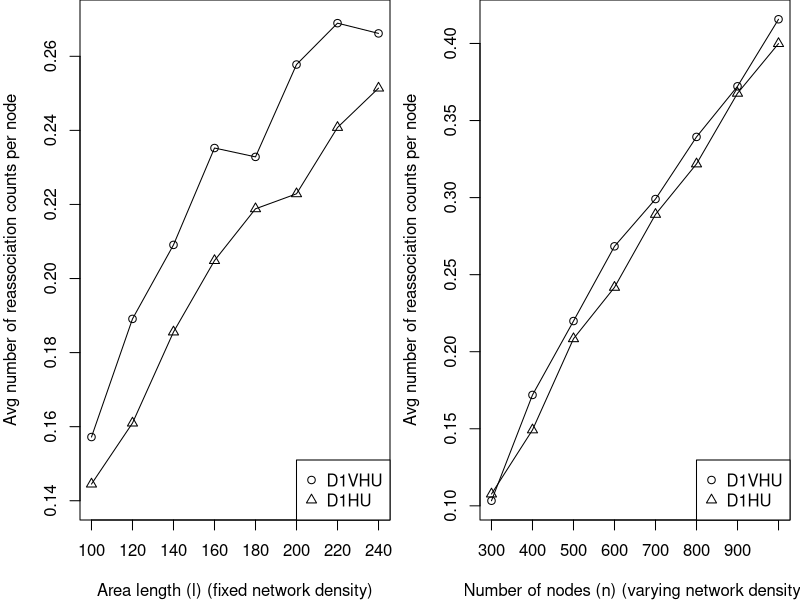

Write the R code that produced this figure.
pdf("ZBS-reassoc2.pdf", width=12, height=4, family="Times")
par(xpd=TRUE, mfrow=c(1,2), mar=c(4,4,0,0.5)) # margin: bottom left top right

########################################################
area_length <- c(100, 120, 140, 160, 180, 200, 220, 240)

avg   <-c(0.157200, 0.189097, 0.209082, 0.235234, 0.232840, 0.257775, 0.268946, 0.266181)
stddev<-c(0.407048, 0.456290, 0.471168, 0.517484, 0.505325, 0.532895, 0.546554, 0.543345)

plot(area_length, avg, type="o", pch=1, ylim=c(0.14,0.27),
	ylab="Avg number of reassociation counts per node",	xlab="Area length (l) (fixed network density)")

avg   <-c(0.144500, 0.160972, 0.185561, 0.204844, 0.218827, 0.222875, 0.240785, 0.251406)
stddev<-c(0.383692, 0.414232, 0.440669, 0.472849, 0.485993, 0.488264, 0.512849, 0.523350)

lines(area_length, avg, type="o", pch=2)

legend("bottomright", legend=c("D1VHU", "D1HU"), pch=c(1,2))

#####################################################
num_FFD <- c(300, 400, 500, 600, 700, 800, 900, 1000)

avg   <-c(0.103300, 0.171950, 0.219900, 0.268383, 0.299057, 0.339375, 0.372211, 0.415710)
stddev<-c(0.332810, 0.434377, 0.489637, 0.543557, 0.577897, 0.618809, 0.653931, 0.700982)

plot(num_FFD, avg, type="o", pch=1,
	ylab="Avg number of reassociation counts per node",	xlab="Number of nodes (n) (varying network density)")

avg	  <-c(0.107667, 0.149250, 0.208420, 0.241767, 0.289100, 0.321838, 0.367678, 0.399930)
stddev<-c(0.336761, 0.395379, 0.469788, 0.507591, 0.563059, 0.600173, 0.654592, 0.678562)

lines(num_FFD, avg, type="o", pch=2)

legend("bottomright", legend=c("D1VHU", "D1HU"), pch=c(1,2))

dev.off()
